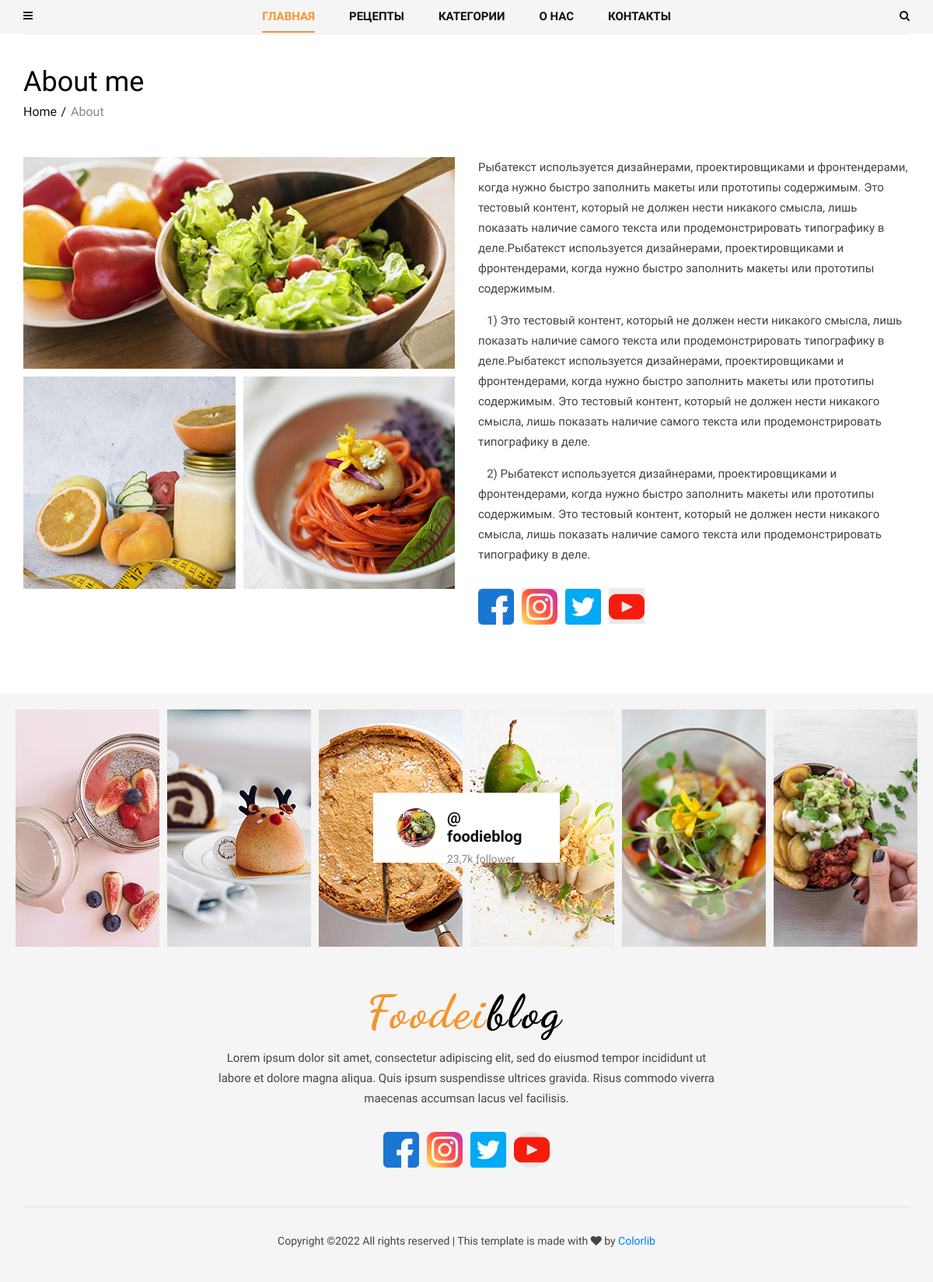
The page /about/ on the database its author committed.
### contact/models.py (models this page shows)
class About(models.Model):
    name = models.CharField(max_length=50, default='')
    text = RichTextField()
    mini_text = RichTextField()
    def get_first_images(self):
        item = self.about_images.first()
        return item.image.url
    def get_images(self):
        return self.about_images.order_by('id')[1:]

class ImageAbout(models.Model):
    image = models.ImageField(upload_to='about/')
    page = models.ForeignKey(About, on_delete=models.CASCADE, related_name='about_images')
    alt = models.CharField(max_length=100)

class Social(models.Model):
    icon = models.FileField(upload_to='icons/')
    name = models.CharField(max_length=200)
    link = models.URLField()

### contact/views.py (the view)
# urls.py: path('about/', views.AboutView.as_view(), name='about'),
class AboutView(View):
    def get (self, request):
        about = About.objects.last()
        return render(request, 'contact/about.html', {'about': about})

### blog/models.py (called while the page is built)
    def get_absolute_url(self):
        return reverse('post_single', kwargs={'slug': self.category.slug, 'post_slug': self.slug})

### blog/templatetags/menu_tags.py (called while the page is built)
def get_all_categories():
    return Category.objects.all()

@register.inclusion_tag('blog/include/tags/top_menu.html')
def get_categories():
    category = get_all_categories()
    return {'list_category': category}

@register.inclusion_tag('blog/include/tags/recipes_tag.html')
def get_last_posts():
    posts = Post.objects.select_related('category').order_by('-id')[:5]
    return {'list_last_post': posts}

### contact/templatetags/social_tags.py (called while the page is built)
@register.simple_tag()
def get_social_links():
    return Social.objects.all()

@register.simple_tag()
def get_about():
    return About.objects.last()

### templates/contact/about.html
{% extends 'base.html' %}
{% load social_tags %}
{% block content %}
    <section class="about spad">
        <div class="container">
            <div class="about__text">
                <div class="row">
                    <div class="col-lg-12">
                        <div class="breadcrumb__text">
                            <h2>About me</h2>
                            <div class="breadcrumb__option">
                                <a href="#">Home</a>
                                <span>About</span>
                            </div>
                        </div>
                    </div>
                </div>
                <div class="row">
                    <div class="col-lg-6">
                        <div class="about__pic__item__large">
                            <img src="{{ about.get_first_images }}" alt="">
                        </div>
                        <div class="about__pic">
                            {% for item in about.get_images %}
                            <div class="about__pic__item">
                                <img src="{{ item.image.url }}" alt="{{ item.alt }}">
                            </div>
                            {% endfor %}
                        </div>
                    </div>
                    <div class="col-lg-6">
                        <div class="about__right__text">
                            {{ about.text|safe }}
                            <div class="about__right__text__social">
                                {% get_social_links as social_links %}
                                {% for item in social_links %}
                                <a href="{{ item.link }}"><img src="{{ item.icon.url }}"></a>
                                {% endfor %}
                            </div>
                        </div>
                    </div>
                </div>
            </div>
        </div>
    </section>
{% endblock%}

### templates/footer.html (shortened to what this page needs)
 {% load static social_tags cache %}
{% cache 5000 footer %}
    <footer class="footer">
        <div class="container-fluid">
            <div class="footer__instagram">
                <div class="footer__instagram__avatar">
                    <div class="footer__instagram__avatar--pic">
                        <img src="{% static 'img/footer/instagram-avatar.jpg' %}" alt="">
                    </div>
                    <div class="footer__instagram__avatar--text">
                        <h5>@ foodieblog</h5>
                        <span>23,7k follower</span>
                    </div>
                </div>
                <div class="row">
                    <div class="col-lg-2 col-md-2 col-sm-4 col-6">
                        <div class="footer__instagram__item set-bg" data-setbg="{% static 'img/footer/ip-1.jpg' %}"></div>
                    </div>
                    <div class="col-lg-2 col-md-2 col-sm-4 col-6">
                        <div class="footer__instagram__item set-bg" data-setbg="{% static 'img/footer/ip-2.jpg' %}"></div>
                    </div>
                    <div class="col-lg-2 col-md-2 col-sm-4 col-6">
                    </div>
                    <div class="col-lg-2 col-md-2 col-sm-4 col-6">
                    </div>
                    <div class="col-lg-2 col-md-2 col-sm-4 col-6">
                        <div class="footer__instagram__item set-bg" data-setbg="{% static 'img/footer/ip-5.jpg' %}"></div>
                    </div>
                    <div class="col-lg-2 col-md-2 col-sm-4 col-6">
                        <div class="footer__instagram__item set-bg" data-setbg="{% static 'img/footer/ip-6.jpg' %}"></div>
                    </div>
                </div>
            </div>
        </div>
        <div class="container">
            <div class="row">
                <div class="col-lg-12">
                    <div class="footer__text">
                        <div class="footer__logo">
                            <a href="#"><img src="{% static 'img/logo.png' %}" alt=""></a>
                        </div>
                        <p>Lorem ipsum dolor sit amet, consectetur adipiscing elit, sed do eiusmod tempor incididunt
                            ut<br /> labore et dolore magna aliqua. Quis ipsum suspendisse ultrices gravida. Risus
                            commodo viverra<br /> maecenas accumsan lacus vel facilisis. </p>
                        <div class="footer__social">
                                {% get_social_links as social_links %}
                                {% for item in social_links %}
                                <a href="{{ item.link }}"><img src="{{ item.icon.url }}"></a>
                                {% endfor %}
                        </div>
                    </div>
                    <div class="footer__copyright">
                        <p>
  Copyright &copy;<script>document.write(new Date().getFullYear());</script> All rights reserved | This template is made with <i class="fa fa-heart" aria-hidden="true"></i> by <a href="https://colorlib.com" target="_blank">Colorlib</a>
  </p>
                    </div>
                </div>
            </div>
        </div>
    </footer>
{% endcache %}

### static/css/style.css (style rules this page uses)
html, body { height: 100%; font-family: "Nunito Sans", sans-serif; -webkit-font-smoothing: antialiased; }
h1, h2, h3, h4, h5, h6 { margin: 0; color: #111111; font-weight: 400; font-family: "Unna", serif; }
h2 { font-size: 36px; }
h5 { font-size: 18px; }
p { font-size: 14px; font-family: "Nunito Sans", sans-serif; color: #444444; font-weight: 400; line-height: 26px; margin: 0 0 15px 0; }
img { max-width: 100%; }
.set-bg { background-repeat: no-repeat; background-size: cover; background-position: top center; }
.spad { padding-top: 100px; padding-bottom: 100px; }
.breadcrumb__text { margin-bottom: 46px; }
.breadcrumb__text h2 { color: #000000; margin-bottom: 5px; }
.breadcrumb__text .breadcrumb__option a { display: inline-block; font-size: 16px; color: #111111; margin-right: 14px; position: relative; }
.breadcrumb__text .breadcrumb__option a:after { position: absolute; right: -12px; top: 0; content: "/"; }
.breadcrumb__text .breadcrumb__option span { font-size: 16px; color: #888888; }
.footer { background: #f5f5f5; padding-top: 20px; }
.footer__instagram { padding-left: 15px; padding-right: 15px; position: relative; }
.footer__instagram__item { height: 305px; margin-right: -10px !important; margin-left: -10px !important; margin-bottom: 10px; }
.footer__instagram__avatar { display: inline-block; padding: 20px 30px; background: #ffffff; position: absolute; height: 90px; width: 240px; left: 50%; top: 50%; -webkit-transform: translate(-120px, -50px); -ms-transform: translate(-120px, -50px); transform: translate(-120px, -50px); z-index: 1; }
.footer__instagram__avatar .footer__instagram__avatar--pic { float: left; margin-right: 15px; }
.footer__instagram__avatar .footer__instagram__avatar--pic img { height: 50px; width: 50px; border-radius: 50%; }
.footer__instagram__avatar .footer__instagram__avatar--text { overflow: hidden; }
.footer__instagram__avatar .footer__instagram__avatar--text h5 { font-size: 20px; color: #111111; font-weight: 700; margin-bottom: 5px; }
.footer__instagram__avatar .footer__instagram__avatar--text span { font-size: 14px; color: #888888; }
.footer__text { padding: 50px 0; text-align: center; }
.footer__text .footer__logo { margin-bottom: 10px; }
.footer__text .footer__logo a { display: inline-block; }
.footer__text p { font-size: 15px; margin-bottom: 30px; }
.footer__text .footer__social a { display: inline-block; font-size: 16px; color: #111111; height: 46px; width: 46px; background: #e7e7e7; border-radius: 50%; line-height: 46px; text-align: center; -webkit-transition: all, 0.3s; -o-transition: all, 0.3s; transition: all, 0.3s; margin-right: 6px; }
.footer__text .footer__social a:last-child { margin-right: 0; }
.footer__copyright { font-size: 15px; color: #444444; border-top: 1px solid #e1e1e1; text-align: center; padding: 30px 0 25px; }
.about { padding-bottom: 90px; padding-top: 0; }
.about__pic { margin-right: -10px; }
.about__pic__item__large { margin-bottom: 10px; }
.about__pic__item__large img { min-width: 100%; }
.about__pic__item { width: calc(50% - 10px); float: left; margin-right: 10px; margin-bottom: 10px; }
.about__pic__item img { min-width: 100%; }
.about__text { border-top: 1px solid #ebebeb; padding-top: 40px; }
.about__right__text p { font-size: 15px; }
.about__right__text .about__right__text__social { margin-top: 30px; }
.about__right__text .about__right__text__social a { display: inline-block; font-size: 14px; color: #444444; background: #ebebeb; height: 46px; width: 46px; margin-right: 6px; line-height: 46px; text-align: center; }
.about__right__text .about__right__text__social a:last-child { margin-right: 0; }
@media only screen and (min-width: 1200px) { .container { max-width: 1170px; } }

### rows shown on the page
About: get_first_images (picture), text "Рыбатекст используется дизайнерами, проектировщиками и фронтендерами, когда нужно быстро заполнить макеты или прототипы содержимым. Это тестовый контент, который не должен нести никакого смысла, лишь показать наличие самого текста или продемонстрировать типографику в деле.Рыбатекст используется дизайнерами, проектировщиками и фронтендерами, когда нужно быстро заполнить макеты или прототипы содержимым. 1) Это тестовый контент, который не должен нести никакого смысла, лишь показать наличие самого текста или продемонстрировать типографику в деле.Рыбатекст используется дизайнерами, проектировщиками и фронтендерами, когда нужно быстро заполнить макеты или прототипы содержимым. Это тестовый…"
ImageAbout: image (picture)
ImageAbout: image (picture)
Social: icon (picture)
Social: icon (picture)
Social: icon (picture)
Social: icon (picture)
